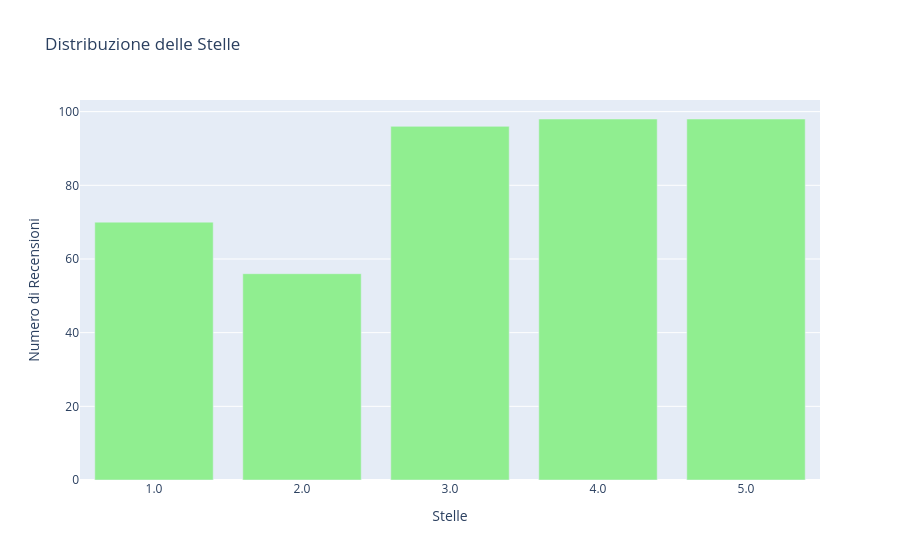

Write notebook code for a chart like this one.
### Code cell
import plotly.graph_objs as go

# Creazione del grafico a barre interattivo
fig = go.Figure()
colors =  ('lightgreen')
fig.add_trace(go.Bar(
    x=star_distribution.index,
    y=star_distribution.values,
    marker_color=colors
))

# Aggiunta di titoli e etichette
fig.update_layout(
    title='Distribuzione delle Stelle',
    xaxis=dict(title='Stelle'),
    yaxis=dict(title='Numero di Recensioni')
)

# Mostra il grafico
fig.show()

### Figure 1 — Plotly figure (JSON) as saved in the notebook; plotly's stock layout.template omitted (floating-point values rounded to 4 significant figures)
{"data": [{"marker": {"color": "lightgreen"}, "type": "bar", "x": ["1.0", "2.0", "3.0", "4.0", "5.0"], "y": [70, 56, 96, 98, 98]}], "layout": {"title": {"text": "Distribuzione delle Stelle"}, "xaxis": {"title": {"text": "Stelle"}}, "yaxis": {"title": {"text": "Numero di Recensioni"}}}}
